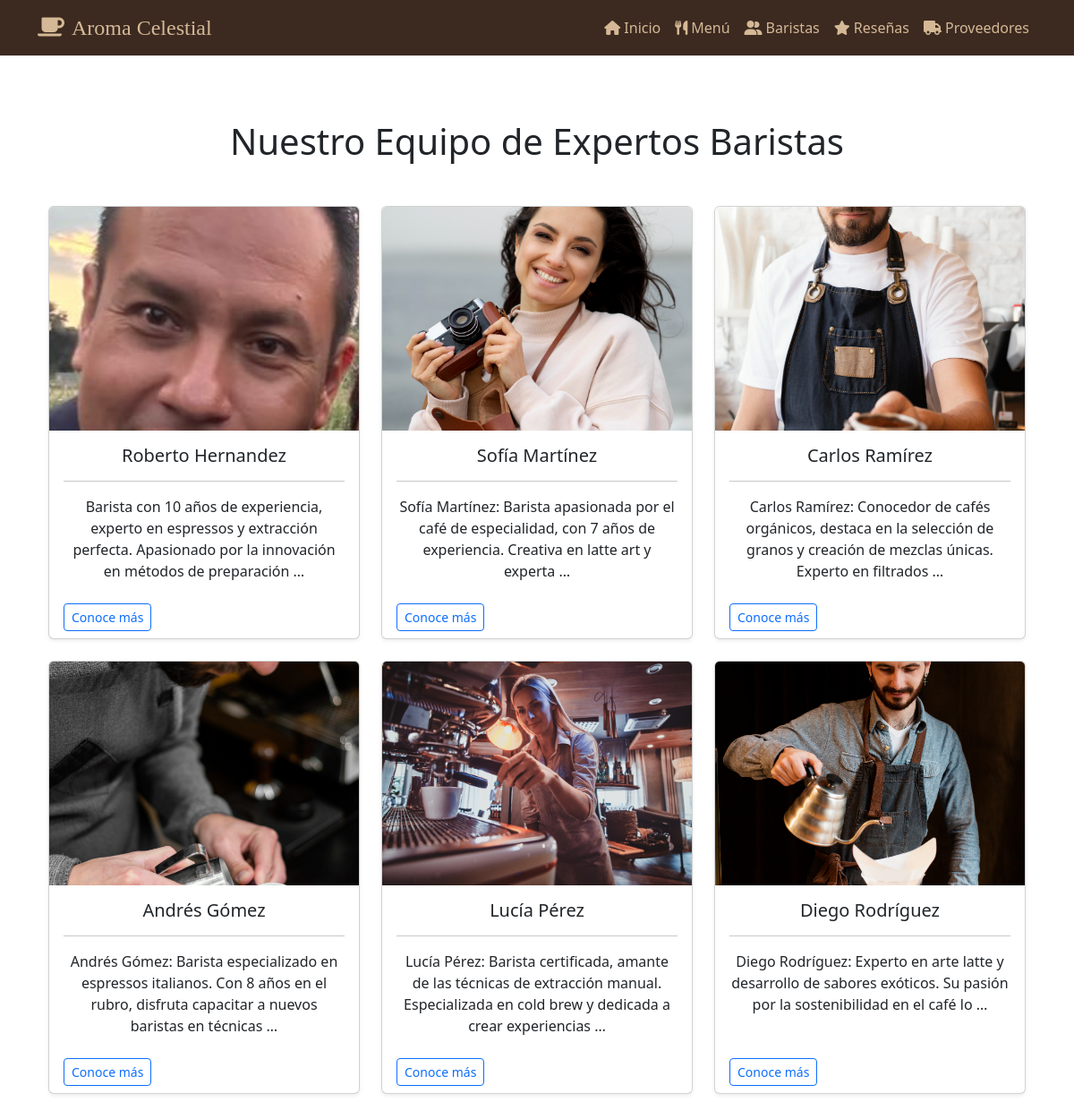
The app's page /baristas/ with its own data.
### myapp/models.py (models this page shows)
class Barista(models.Model):
    id = models.AutoField(primary_key=True)
    nombre = models.CharField(max_length=100)
    biografia = models.TextField()
    foto = models.ImageField(upload_to='imgs/', null=True, blank=True)

### myapp/views.py (the view)
# urls.py: path('baristas/', views.baristas, name='baristas'),
def baristas(request):
    baristas = Barista.objects.all()
    return render(request, 'baristas.html', {'baristas': baristas})

### myapp/templates/baristas.html (shortened to what this page needs)
{% extends 'base.html' %}
{% load static %}
{% block content %}
<div class="container py-5">
    <h1 class="text-center mb-5">Nuestro Equipo de Expertos Baristas</h1>
    <div class="row row-cols-1 row-cols-md-3 g-4">
        {% for barista in baristas %}
        <div class="col">
            <div class="card h-100 shadow-sm">
                {% if barista.foto %}
                    <img src="{{ barista.foto.url }}" class="card-img-top" alt="{{ barista.nombre }}" style="height: 250px; object-fit: cover;">
                {% else %}
                    <img src="{% static 'img/default_barista.jpg' %}" class="card-img-top" alt="{{ barista.nombre }}" style="height: 250px; object-fit: cover;">
                {% endif %}
                <div class="card-body text-center">
                    <h5 class="card-title">{{ barista.nombre }}</h5>
                    <hr>
                    <p class="card-text">{{ barista.biografia|truncatewords:20 }}</p>
                </div>
                <div class="card-footer bg-transparent border-0">
                    <button class="btn btn-outline-primary btn-sm" data-bs-toggle="modal" data-bs-target="#baristaModal{{ barista.id }}">
                        Conoce más
                    </button>
                </div>
            </div>
        </div>
        {% endfor %}
    </div>
</div>
{% endblock %}

### myapp/templates/base.html (shortened to what this page needs)
<!DOCTYPE html>
<html lang="es">
<head>
    <link href="https://cdn.jsdelivr.net/npm/bootstrap@5.3.0/dist/css/bootstrap.min.css" rel="stylesheet">
    <link rel="stylesheet" href="https://cdnjs.cloudflare.com/ajax/libs/font-awesome/6.0.0-beta3/css/all.min.css">
</head>
<body>
    <nav class="navbar navbar-expand-lg navbar-dark navbar-custom">
        <div class="container">
            <a class="navbar-brand" href="{% url 'index' %}">
                <i class="fas fa-coffee me-2"></i>Aroma Celestial
            </a>
            <div class="collapse navbar-collapse" id="navbarNav">
                <ul class="navbar-nav ms-auto">
                    <li class="nav-item">
                        <a class="nav-link" href="{% url 'index' %}"><i class="fas fa-home me-1"></i>Inicio</a>
                    </li>
                    <li class="nav-item">
                        <a class="nav-link" href="{% url 'menu' %}"><i class="fas fa-utensils me-1"></i>Menú</a>
                    </li>
                    <li class="nav-item">
                        <a class="nav-link" href="{% url 'baristas' %}"><i class="fas fa-user-friends me-1"></i>Baristas</a>
                    </li>
                    <li class="nav-item">
                        <a class="nav-link" href="{% url 'resenas' %}"><i class="fas fa-star me-1"></i>Reseñas</a>
                    </li>
                    <li class="nav-item">
                        <a class="nav-link" href="{% url 'proveedores' %}"><i class="fas fa-truck me-1"></i>Proveedores</a>
                    </li>
                </ul>
            </div>
        </div>
    </nav>
    <div class="container mt-4">
        {% block content %}
        {% endblock %}
    </div>
</body>
</html>

### myapp/templates/base.html (style rules this page uses)
.navbar-custom { background-color: #3c2a21; }
.navbar-custom .navbar-brand, .navbar-custom .nav-link { color: #d5b895 !important; transition: color 0.3s ease; }
.navbar-brand { font-family: 'Pacifico', cursive; font-size: 1.5rem; }

### records on screen
Barista: foto (picture), nombre "Roberto Hernandez", biografia "Barista con 10 años de experiencia, experto en espressos y extracción perfecta. Apasionado por la innovación en métodos de preparación …"
Barista: foto (picture), nombre "Sofía Martínez", biografia "Sofía Martínez: Barista apasionada por el café de especialidad, con 7 años de experiencia. Creativa en latte art y experta …"
Barista: foto (picture), nombre "Carlos Ramírez", biografia "Carlos Ramírez: Conocedor de cafés orgánicos, destaca en la selección de granos y creación de mezclas únicas. Experto en filtrados …"
Barista: foto (picture), nombre "Andrés Gómez", biografia "Andrés Gómez: Barista especializado en espressos italianos. Con 8 años en el rubro, disfruta capacitar a nuevos baristas en técnicas …"
Barista: foto (picture), nombre "Lucía Pérez", biografia "Lucía Pérez: Barista certificada, amante de las técnicas de extracción manual. Especializada en cold brew y dedicada a crear experiencias …"
Barista: foto (picture), nombre "Diego Rodríguez", biografia "Diego Rodríguez: Experto en arte latte y desarrollo de sabores exóticos. Su pasión por la sostenibilidad en el café lo …"
